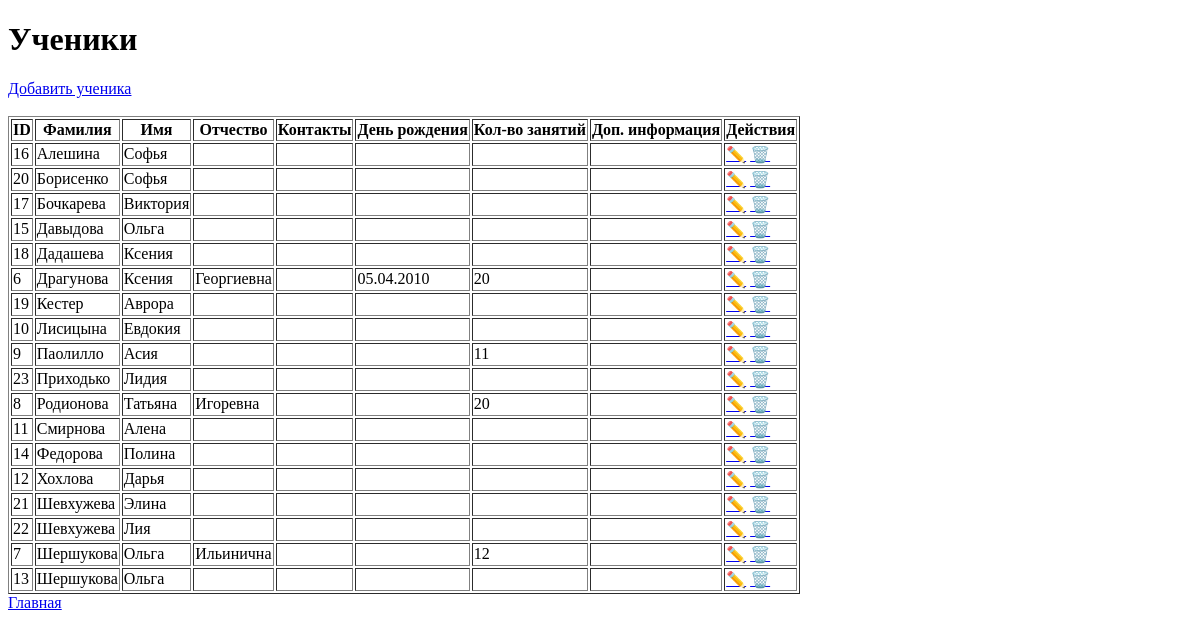
Before: /students with the older database file.
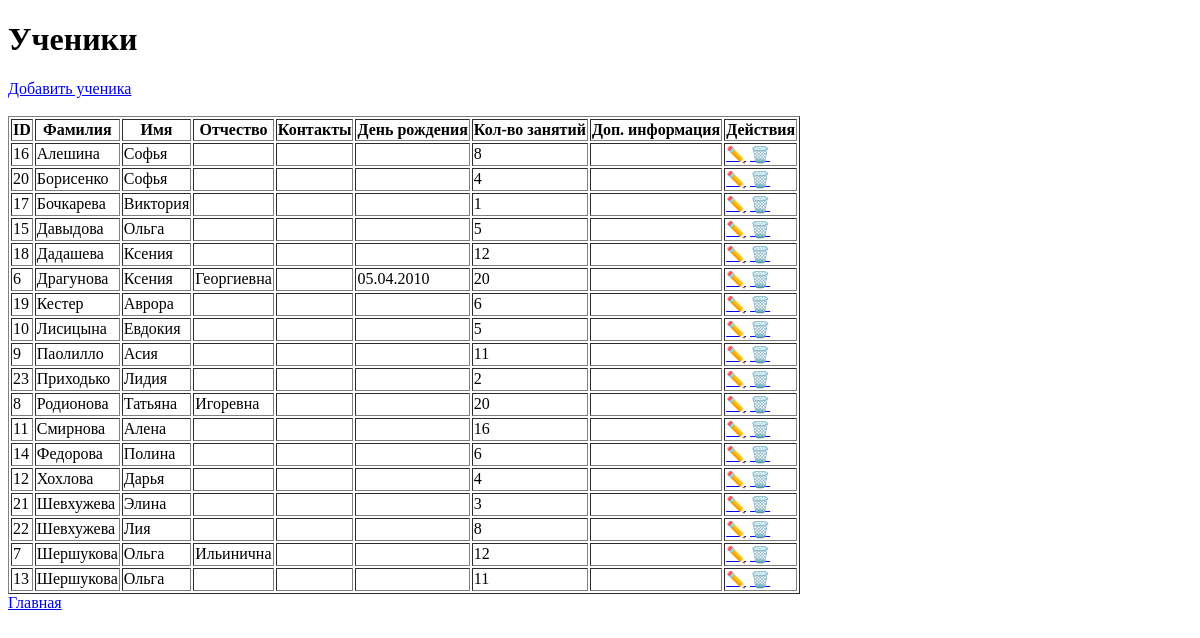
After: the same page with the newer database file.
### tables this page shows
CREATE TABLE students(
            id INTEGER PRIMARY KEY AUTOINCREMENT,
            first_name TEXT NOT NULL,
            last_name TEXT NOT NULL,
            middle_name TEXT,
            contacts TEXT,
            birthday TEXT,
            lessons_count INTEGER,
            additional_info TEXT,
            creation_date TEXT
        );

### app.py (the view)
@app.route("/students")
def students():
    students = db.get_all_students()
    return render_template("students.html", students=students)

### app.py (called while the page is built)
@app.template_filter("ru_date")
def ru_date(value):
    if not value:
        return ""
    for fmt in ("%Y.%m.%d", "%Y-%m-%d"):
        try:
            return datetime.strptime(value, fmt).strftime("%d.%m.%Y")
        except ValueError:
            pass
    return value  # если формат неожиданный

### database.py (called while the page is built)
def get_connection():
    conn = sqlite3.connect(DB_NAME)
    conn.row_factory = sqlite3.Row
    return conn

def get_all_students():
    conn = get_connection()
    students = conn.execute("SELECT * FROM students ORDER BY last_name ASC").fetchall()
    conn.close()
    return students

### templates/students.html (shortened to what this page needs)
<!DOCTYPE html>
<html lang="ru">
<head>
</head>
<body>
<h1>Ученики</h1>
<a href="{{ url_for('add_student') }}">Добавить ученика</a><br><br>
<table border="1">
    <tr>
        <th>ID</th>
        <th>Фамилия</th>
        <th>Имя</th>
        <th>Отчество</th>
        <th>Контакты</th>
        <th>День рождения</th>
        <th>Кол-во занятий</th>
        <th>Доп. информация</th>
        <th>Действия</th>
    </tr>
    {% for student in students %}
    <tr>
        <td>{{ student.id }}</td>
        <td>{{ student.last_name }}</td>
        <td>{{ student.first_name }}</td>
        <td>{{ student.middle_name }}</td>
        <td>{{ student.contacts }}</td>
        <td>{{ student.birthday | ru_date }}</td>
        <td>{{ student.lessons_count }}</td>
        <td>{{ student.additional_info }}</td>
        <td>
            <a href="{{ url_for('edit_student', student_id=student.id) }}">✏️</a>
            <a href="{{ url_for('delete_student', student_id=student.id) }}">🗑️</a>
        </td>
    </tr>
    {% endfor %}
</table>
<a href="{{ url_for('index') }}">Главная</a>
</body>
</html>

Changed rows visible on the page:
changed students "Алешина": lessons_count (not shown) → "8"
changed students "Борисенко": lessons_count (not shown) → "4"
changed students "Бочкарева": lessons_count (not shown) → "1"
changed students "Давыдова": lessons_count (not shown) → "5"
changed students "Дадашева": lessons_count (not shown) → "12"
changed students "Кестер": lessons_count (not shown) → "6"
changed students "Лисицына": lessons_count (not shown) → "5"
changed students "Приходько": lessons_count (not shown) → "2"
changed students "Смирнова": lessons_count (not shown) → "16"
changed students "Федорова": lessons_count (not shown) → "6"
changed students "Хохлова": lessons_count (not shown) → "4"
changed students "Элина": lessons_count (not shown) → "3"
changed students "Лия": lessons_count (not shown) → "8"
changed students id 13: lessons_count (not shown) → "11"
